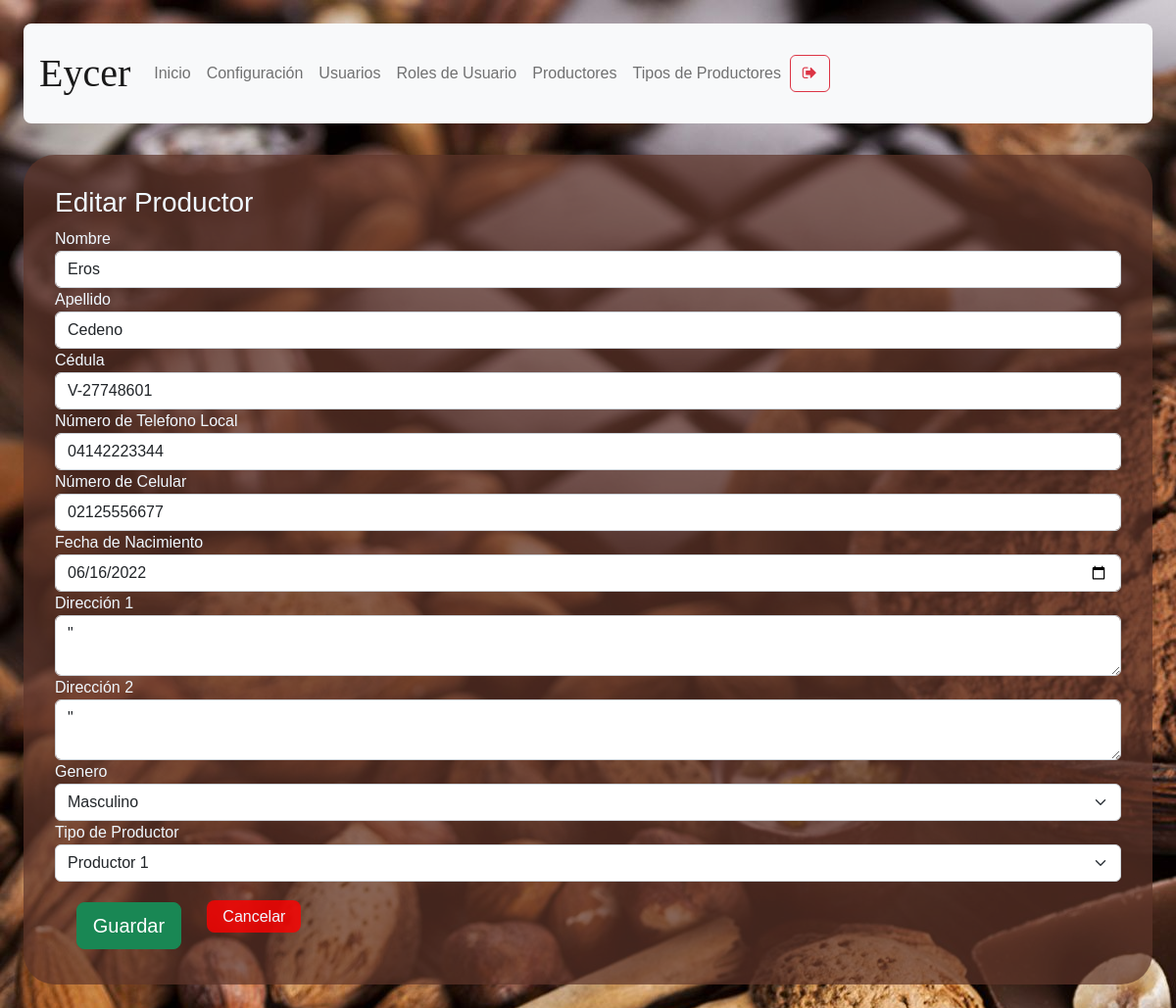
/productor-data/edit-productor/1 (signed in), run on an earlier commit of the app's database.
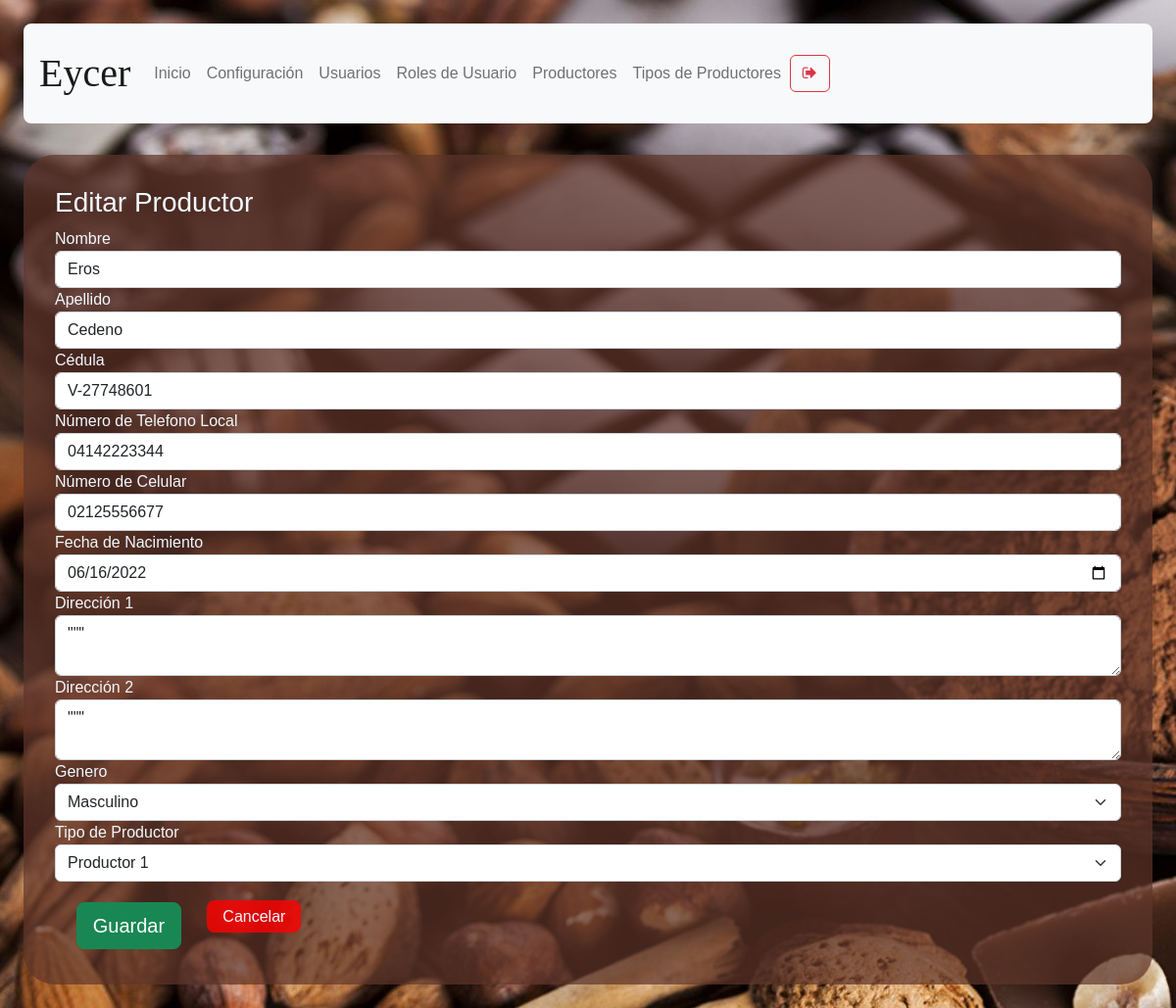
And on a later commit of the database.
### models/productor.py (models this page shows, shortened)
class Productor(db.Model) :
    __tablename__ = "productor"
    id = db.Column(db.Integer, primary_key = True)
    cedula = db.Column(db.String(100), nullable = False, unique=True)
    name = db.Column(db.String(100), nullable = False)
    last_name = db.Column(db.String(100), nullable = False)
    gender = db.Column(db.String(10), nullable = False)
    date_of_birth = db.Column(db.String(10), nullable = False)
    local_phone = db.Column(db.String(20), nullable = True)
    movil_phone = db.Column(db.String(20), nullable = True)
    address_1 = db.Column(db.String(150), nullable = True)
    address_2 = db.Column(db.String(150), nullable = True)
    productor_type_id = db.Column(db.Integer, db.ForeignKey('productor_type.id'))

### routes/shopping_analyst.py (the view)
@shp_analyst.route('/productor-data/edit-productor/<id>')
def edit_productor(id):
    if( not verify_permissions(session, User, allowed_rols) ):
        return redirect(url_for('auth.index'))
    productor = Productor.query.get(id)
    types = Productor_type.query.all()
    return render_template("productor-data-edit-productor.html", productor = productor, \
        rol = session['rol'], productor_types=types)

### models/user.py (called while the page is built)
    def get_user_rol_by_username( self, username ):
        user_rol_id = User.query.filter_by(username = username).first().user_rol_id
        user_rol = User_rol.query.get(user_rol_id).description
        return user_rol

### utils/functions.py (called while the page is built)
def verify_permissions(session, User, allowed=['admin']):
    return 'username' in session and \
    ( allowed == 'all' or User.get_user_rol_by_username(User, session['username']) in allowed)

### templates/productor-data-edit-productor.html (shortened to what this page needs)
{% extends "base.html" %}
{% block content %}
<h3>Editar Productor</h3>
<form method="POST" id="edit-productor" action="/productor-data/edit-productor/save">
  <label>Nombre</label>
  <input class="form-control" type="text" name="name" value="{{ productor.name }}" required/>
  <label>Apellido</label>
  <input class="form-control" type="text" name="last_name" value="{{productor.last_name}}" required/>
  <label>Cédula</label>
  <input class="form-control" type="text" name="cedula" value="{{productor.cedula}}"  required/>
  <label>Número de Telefono Local </label>
  <input class="form-control" type="text" name="local_phone" value="{{ productor.local_phone}}"  required/>
  <label>Número de Celular</label>
  <input class="form-control" type="text" name="movil_phone" value="{{ productor.movil_phone}}"  required/>
  <label>Fecha de Nacimiento</label>
  <input class="form-control" type="date" name="date_of_birth" value="{{ productor.date_of_birth }}" required/>
  <label>Dirección 1</label>
  <textarea class="form-control" name="address_1">{{ productor.address_1 }}"</textarea>
  <label>Dirección 2</label>
  <textarea class="form-control" name="address_2">{{ productor.address_2 }}"</textarea>
  <label>Genero</label>
  <select class="form-select" name="gender" form="edit-productor">
      <option value="male">Masculino</option>
  </select>
  <label>Tipo de Productor</label>
  <select class="form-select" name="productor_type" form="edit-productor">
      {% for type in productor_types %}
      <option value="{{ type.description }}">{{ type.description }}</option>
      {% endfor %}
  </select>
  <button type="submit" class="btn btn-success btn-lg mb-1">Guardar</button>
  <a class="abord" onclick="window.location.href = `/productor-data`">Cancelar</a>
  </form>
{% endblock %}

What changed in the data, as far as the page shows it:
changed Productor "Eros": address_1 (not shown) → "\"\"\""; address_2 (not shown) → "\"\"\""
Also different on the page:
form field address_1: "\"" → (not shown)
form field address_2: "\"" → (not shown)
